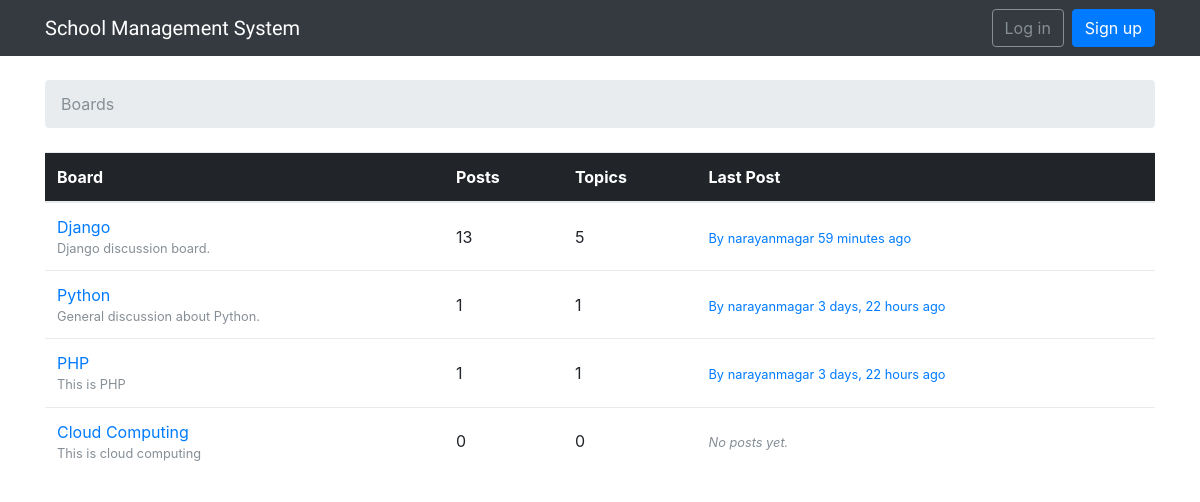
The page / on the database its author committed.
### boards/models.py (models this page shows, shortened)
class Board(models.Model):
    name = models.CharField(max_length=30, unique=True)
    description = models.CharField(max_length=100)
    def get_posts_count(self):
        return Post.objects.filter(topic__board=self).count()
    def get_last_post(self):
        return Post.objects.filter(topic__board=self).order_by('-created_at').first()

class Post(models.Model):
    message = models.TextField(max_length=4000)
    topic = models.ForeignKey(Topic, related_name='posts')
    created_at = models.DateTimeField(auto_now_add=True)
    updated_at = models.DateTimeField(null=True)
    created_by = models.ForeignKey(User, related_name='posts')
    updated_by = models.ForeignKey(User, null=True, related_name='+')

### boards/views.py (the view)
# urls.py: url(r'^$', views.BoardListView.as_view(), name='home'),
class BoardListView(ListView):
    model = Board
    context_object_name = 'boards'
    template_name = 'home.html'

### templates/home.html
{% extends 'base.html' %}
{% load humanize %}
{% block breadcrumb %}
  <li class="breadcrumb-item active">Boards</li>
{% endblock %}
{% block content %}
  <table class="table">
    <thead class="thead-inverse">
      <tr>
        <th>Board</th>
        <th>Posts</th>
        <th>Topics</th>
        <th>Last Post</th>
      </tr>
    </thead>
    <tbody>
      {% for board in boards %}
        <tr>
          <td>
            <a href="{% url 'board_topics' board.pk %}">{{ board.name }}</a>
            <small class="text-muted d-block">{{ board.description }}</small>
          </td>
          <td class="align-middle">
            {{ board.get_posts_count }}
          </td>
          <td class="align-middle">
            {{ board.topics.count }}
          </td>
          <td class="align-middle">
            {% with post=board.get_last_post %}
              {% if post %}
                <small>
                  <a href="{% url 'topic_posts' board.pk post.topic.pk %}">
                    By {{ post.created_by.username }} {{ post.created_at|naturaltime }}
                  </a>
                </small>
              {% else %}
                <small class="text-muted">
                  <em>No posts yet.</em>
                </small>
              {% endif %}
            {% endwith %}
          </td>
        </tr>
      {% endfor %}
    </tbody>
  </table>
{% endblock %}

### rows shown on the page
Board: name "Django", description "Django discussion board.", get_posts_count "13", topics.count "5", get_last_post.created_by.username "narayanmagar", get_last_post.created_at "59 minutes ago"
Board: name "Python", description "General discussion about Python.", get_posts_count "1", topics.count "1", get_last_post.created_by.username "narayanmagar", get_last_post.created_at "3 days, 22 hours ago"
Board: name "PHP", description "This is PHP", get_posts_count "1", topics.count "1", get_last_post.created_by.username "narayanmagar", get_last_post.created_at "3 days, 22 hours ago"
Board: name "Cloud Computing", description "This is cloud computing", get_posts_count "0", topics.count "0", shows "No posts yet."
